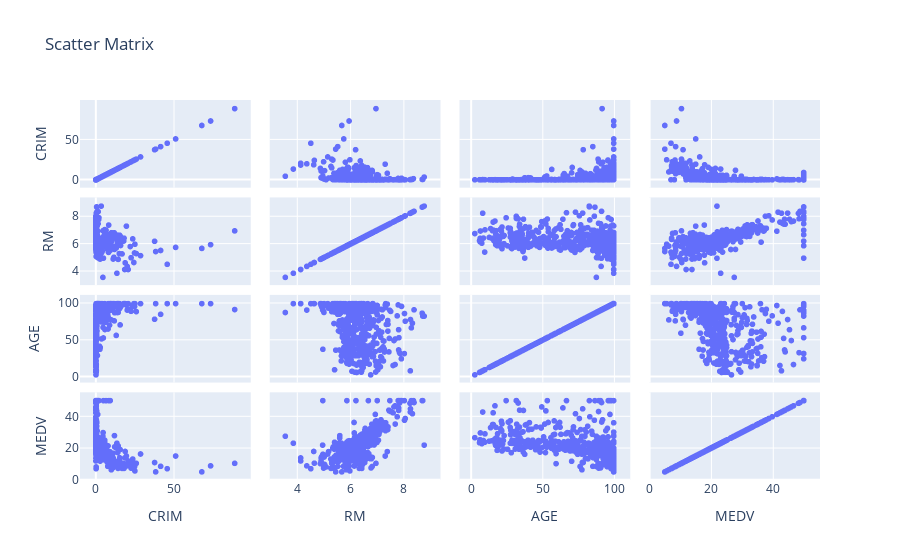

Notebook code cell kept with this figure:
### Code cell
fig = px.scatter_matrix(housing_dataset[['CRIM', 'RM', 'AGE', 'MEDV']], title='Scatter Matrix')
fig.show()

### Figure 1 — Plotly figure (JSON) as saved in the notebook; plotly's stock layout.template omitted (floating-point values rounded to 4 significant figures; data arrays with more than 128 entries replaced by an {"elided": "..."} marker saying what was removed)
{"data": [{"dimensions": [{"axis": {"matches": true}, "label": "CRIM", "values": {"elided": "506 float values"}}, {"axis": {"matches": true}, "label": "RM", "values": {"elided": "506 float values"}}, {"axis": {"matches": true}, "label": "AGE", "values": {"elided": "506 float values"}}, {"axis": {"matches": true}, "label": "MEDV", "values": {"elided": "506 float values"}}], "hovertemplate": "%{xaxis.title.text}=%{x}<br>%{yaxis.title.text}=%{y}<extra></extra>", "legendgroup": "", "marker": {"color": "#636efa", "symbol": "circle"}, "name": "", "showlegend": false, "type": "splom"}], "layout": {"dragmode": "select", "legend": {"tracegroupgap": 0}, "title": {"text": "Scatter Matrix"}}}
